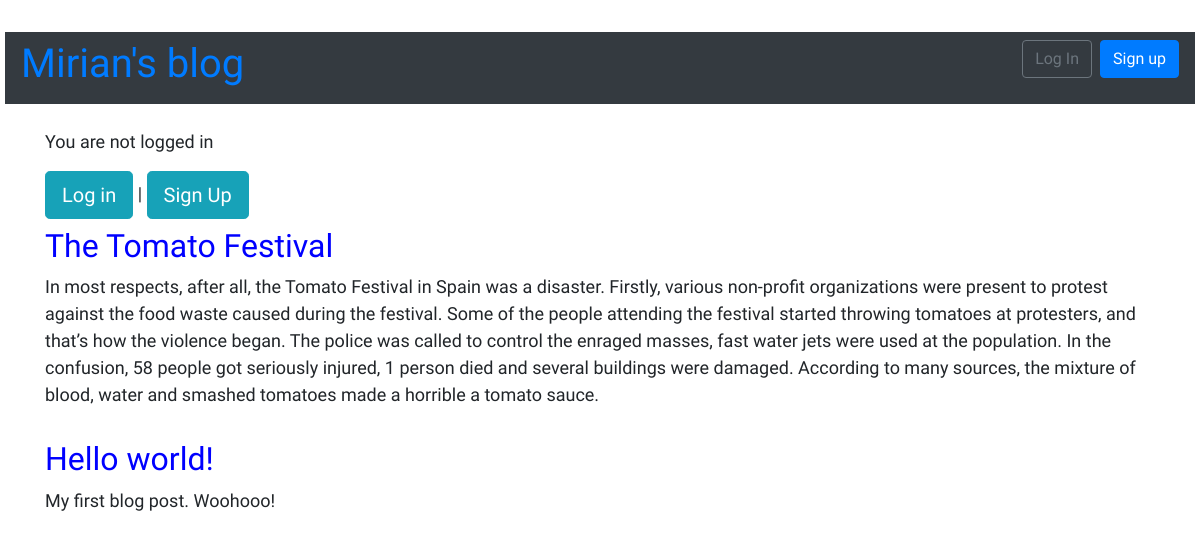
The page / on the database its author committed.
### blog/models.py (models this page shows, shortened)
class Post(models.Model):
	title = models.CharField(max_length=200)
	author = models.ForeignKey('auth.User',on_delete=models.CASCADE,)
	body = models.TextField()

### blog/views.py (the view)
# urls.py: path('', BlogListView.as_view(), name='home'),
class BlogListView(ListView):
	model = Post
	template_name = 'home.html'

### templates/home.html (shortened to what this page needs)
{% extends 'base.html' %}
{% block content %}
	{% if user.is_authenticated %}
		Hi {{ user.username }}!
		<a href="{% url 'logout' %}" class="btn btn-info btn-lg">
			<span class="glyphicon glyphicon-log-out"></span> Log out
		</a>
	{% else %}
		<p>You are not logged in</p>
		<a href="{% url 'login' %}" class="btn btn-info btn-lg">
			 Log in
		</a> |
		<a class="btn btn-info btn-lg" href="{% url 'signup' %}">Sign Up</a>
	{% endif %}
  {% for post in object_list %}
    <div class="post-entry">
      <h2><a href="{% url 'post_detail' post.pk %}">{{ post.title }}</a></h2>
      <p>{{ post.body }}</p>
    </div>
  {% endfor %}
{% endblock content %}

### static/css/base.css (style rules this page uses)
body { font-family: 'Source Sans Pro', sans-serif; font-size: 18px; padding-left: 15px; }
.post-entry { margin-bottom: 2rem; }
.post-entry h2 { margin: 0.5rem 0; }
.post-entry h2 a, .post-entry h2 a:visited { color: blue; text-decoration: none; }
.post-entry p { margin: 0; font-weight: 400; }

### templates/base.html (style rules this page uses)
body { padding: 5px; }

### rows shown on the page
Post: title "The Tomato Festival", body "In most respects, after all, the Tomato Festival in Spain was a disaster. Firstly, various non-profit organizations were present to protest against the food waste caused during the festival. Some of the people attending the festival started throwing tomatoes at protesters, and that’s how the violence began. The police was called to control the enraged masses, fast water jets were used at the population. In the confusion, 58 people got seriously injured, 1 person died and several buildings were damaged. According to many sources, the mixture of blood, water and smashed tomatoes made a horrible a tomato sauce."
Post: title "Hello world!", body "My first blog post. Woohooo!"
